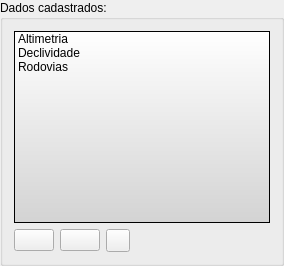
         <widget class="QGroupBox" name="groupBox_12">
          <property name="title">
           <string>Dados cadastrados: </string>
          </property>
          <layout class="QGridLayout" name="gridLayout_46">
           <item row="0" column="0">
            <widget class="QListWidget" name="additionalMapListWidget">
             <property name="minimumSize">
              <size>
               <width>180</width>
               <height>0</height>
              </size>
             </property>
             <property name="styleSheet">
              <string>background: qlineargradient(x1: 0, y1: 0, x2: 0, y2: 1, stop: 0 white, stop: 1 lightgray);</string>
             </property>
             <item>
              <property name="text">
               <string>Altimetria</string>
              </property>
              <property name="icon">
               <iconset>
                <normaloff>:/data/icons/novo_grid.png</normaloff>:/data/icons/novo_grid.png</iconset>
              </property>
             </item>
             <item>
              <property name="text">
               <string>Declividade</string>
              </property>
              <property name="icon">
               <iconset>
                <normaloff>:/data/icons/novo_grid.png</normaloff>:/data/icons/novo_grid.png</iconset>
              </property>
             </item>
             <item>
              <property name="text">
               <string>Rodovias</string>
              </property>
              <property name="icon">
               <iconset>
                <normaloff>:/data/icons/info_vect.png</normaloff>:/data/icons/info_vect.png</iconset>
              </property>
             </item>
            </widget>
           </item>
           <item row="1" column="0">
            <layout class="QGridLayout" name="gridLayout_47">
             <item row="0" column="0">
              <widget class="QPushButton" name="additionalMapNewGridBtn">
               <property name="toolTip">
                <string>&lt;html&gt;&lt;head&gt;&lt;meta name=&quot;qrichtext&quot; content=&quot;1&quot; /&gt;&lt;style type=&quot;text/css&quot;&gt;
p, li { white-space: pre-wrap; }
&lt;/style&gt;&lt;/head&gt;&lt;body style=&quot; font-family:'MS Shell Dlg 2'; font-size:8.25pt; font-weight:400; font-style:normal;&quot;&gt;
&lt;p style=&quot; margin-top:0px; margin-bottom:0px; margin-left:0px; margin-right:0px; -qt-block-indent:0; text-indent:0px;&quot;&gt;&lt;span style=&quot; font-size:8pt;&quot;&gt;Adiciona novo grid&lt;/span&gt;&lt;/p&gt;&lt;/body&gt;&lt;/html&gt;</string>
               </property>
               <property name="text">
                <string/>
               </property>
               <property name="icon">
                <iconset theme="add-addition-data-grid">
                 <normaloff/>
                </iconset>
               </property>
              </widget>
             </item>
             <item row="0" column="1">
              <widget class="QPushButton" name="additionalMapNewVectBtn">
               <property name="toolTip">
                <string>&lt;html&gt;&lt;head&gt;&lt;meta name=&quot;qrichtext&quot; content=&quot;1&quot; /&gt;&lt;style type=&quot;text/css&quot;&gt;
p, li { white-space: pre-wrap; }
&lt;/style&gt;&lt;/head&gt;&lt;body style=&quot; font-family:'MS Shell Dlg 2'; font-size:8.25pt; font-weight:400; font-style:normal;&quot;&gt;
&lt;p style=&quot; margin-top:0px; margin-bottom:0px; margin-left:0px; margin-right:0px; -qt-block-indent:0; text-indent:0px;&quot;&gt;Adiciona novo plano de informação vetorial&lt;/p&gt;&lt;/body&gt;&lt;/html&gt;</string>
               </property>
               <property name="text">
                <string/>
               </property>
               <property name="icon">
                <iconset theme="add-additional-data-vector">
                 <normaloff/>
                </iconset>
               </property>
              </widget>
             </item>
             <item row="0" column="2">
              <widget class="QToolButton" name="additionalMapDelMapBtn">
               <property name="toolTip">
                <string>&lt;html&gt;&lt;head&gt;&lt;meta name=&quot;qrichtext&quot; content=&quot;1&quot; /&gt;&lt;style type=&quot;text/css&quot;&gt;
p, li { white-space: pre-wrap; }
&lt;/style&gt;&lt;/head&gt;&lt;body style=&quot; font-family:'MS Shell Dlg 2'; font-size:8.25pt; font-weight:400; font-style:normal;&quot;&gt;
&lt;p style=&quot; margin-top:0px; margin-bottom:0px; margin-left:0px; margin-right:0px; -qt-block-indent:0; text-indent:0px;&quot;&gt;&lt;span style=&quot; font-size:8pt;&quot;&gt;Remove o plano selecionado&lt;/span&gt;&lt;/p&gt;&lt;/body&gt;&lt;/html&gt;</string>
               </property>
               <property name="text">
                <string/>
               </property>
               <property name="icon">
                <iconset theme="remove-additional-selected-plan">
                 <normaloff/>
                </iconset>
               </property>
              </widget>
             </item>
             <item row="0" column="3">
              <spacer>
               <property name="orientation">
                <enum>Qt::Horizontal</enum>
               </property>
               <property name="sizeHint" stdset="0">
                <size>
                 <width>40</width>
                 <height>20</height>
                </size>
               </property>
              </spacer>
             </item>
            </layout>
           </item>
          </layout>
         </widget>
